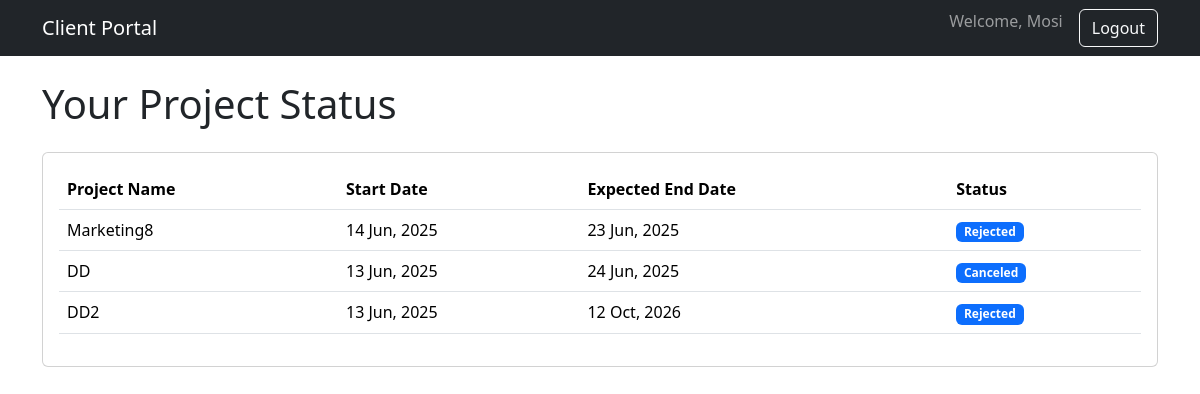
Page /modules/clients/portal.php (signed in) on the committed database.
### tables this page shows
CREATE TABLE `projects` (
  `id` int(11) NOT NULL,
  `project_name` varchar(255) NOT NULL,
  `description` text DEFAULT NULL,
  `start_date` date NOT NULL,
  `end_date` date DEFAULT NULL,
  `project_budget` decimal(12,2) DEFAULT NULL,
  `budget_id` int(11) DEFAULT NULL COMMENT 'Link to a specific budget',
  `manager_id` int(11) DEFAULT NULL COMMENT 'Which user is the project manager',
  `client_id` int(11) DEFAULT NULL,
  `status` varchar(50) NOT NULL DEFAULT 'Pending Approval',
  `created_at` timestamp NOT NULL DEFAULT current_timestamp()
);

### modules/clients/portal.php (the view, shortened to what this page needs)
<?php
$conn = connect_db();
$client_id = $_SESSION['client_id'];
$client_name = $_SESSION['client_name'];
$sql = "SELECT project_name, status, start_date, end_date FROM projects WHERE client_id = ? ORDER BY start_date DESC";
$stmt = $conn->prepare($sql);
$stmt->bind_param("i", $client_id);
$stmt->execute();
$result = $stmt->get_result();
?>
<!DOCTYPE html>
<html lang="en">
<head>
    <link href="https://cdn.jsdelivr.net/npm/bootstrap@5.3.3/dist/css/bootstrap.min.css" rel="stylesheet">
</head>
<body>
    <nav class="navbar navbar-expand-lg navbar-dark bg-dark">
        <div class="container">
            <a class="navbar-brand" href="#">Client Portal</a>
            <div class="collapse navbar-collapse">
                <ul class="navbar-nav ms-auto">
                    <li class="nav-item"><span class="navbar-text me-3">Welcome, <?php echo htmlspecialchars($client_name); ?></span></li>
                    <li class="nav-item"><a class="btn btn-outline-light" href="/erp_project/client_logout.php">Logout</a></li>
                </ul>
            </div>
        </div>
    </nav>
    <div class="container mt-4">
        <h1 class="mb-4">Your Project Status</h1>
        <div class="card">
            <div class="card-body">
                <div class="table-responsive">
                    <table class="table">
                        <thead><tr><th>Project Name</th><th>Start Date</th><th>Expected End Date</th><th>Status</th></tr></thead>
                        <tbody>
                            <?php if ($result->num_rows > 0): ?>
                                <?php while($row = $result->fetch_assoc()): ?>
                                    <tr>
                                        <td><?php echo htmlspecialchars($row['project_name']); ?></td>
                                        <td><?php echo date("d M, Y", strtotime($row['start_date'])); ?></td>
                                        <td><?php echo $row['end_date'] ? date("d M, Y", strtotime($row['end_date'])) : 'N/A'; ?></td>
                                        <td><span class="badge bg-primary"><?php echo htmlspecialchars($row['status']); ?></span></td>
                                    </tr>
                                <?php endwhile; ?>
                            <?php else: ?>
                                <tr><td colspan="4" class="text-center text-muted">You are not currently associated with any projects.</td></tr>
                            <?php endif; ?>
                        </tbody>
                    </table>
                </div>
            </div>
        </div>
    </div>
</body>
</html>

### rows in the picture
projects: project_name "Marketing8", start_date "14 Jun, 2025", end_date "23 Jun, 2025", status "Rejected"
projects: project_name "DD", start_date "13 Jun, 2025", end_date "24 Jun, 2025", status "Canceled"
projects: project_name "DD2", start_date "13 Jun, 2025", end_date "12 Oct, 2026", status "Rejected"

### other values in the picture
$client_name "Mosi"
